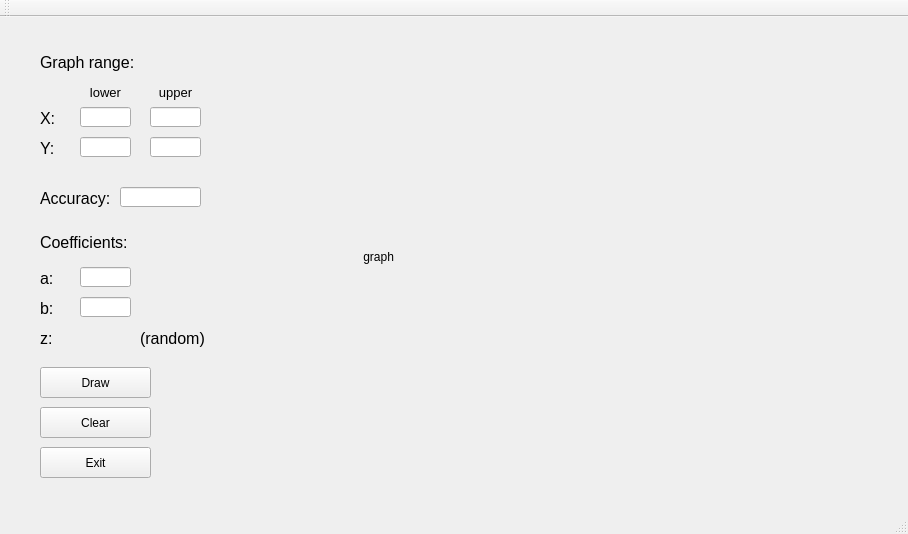
<?xml version="1.0" encoding="UTF-8"?>
<ui version="4.0">
 <class>MainWindow</class>
 <widget class="QMainWindow" name="MainWindow">
  <property name="geometry">
   <rect>
    <x>0</x>
    <y>0</y>
    <width>908</width>
    <height>534</height>
   </rect>
  </property>
  <property name="windowTitle">
   <string>MainWindow</string>
  </property>
  <widget class="QWidget" name="centralWidget">
   <widget class="QLineEdit" name="inputLeftX">
    <property name="geometry">
     <rect>
      <x>80</x>
      <y>90</y>
      <width>51</width>
      <height>20</height>
     </rect>
    </property>
   </widget>
   <widget class="QLineEdit" name="inputRightX">
    <property name="geometry">
     <rect>
      <x>150</x>
      <y>90</y>
      <width>51</width>
      <height>20</height>
     </rect>
    </property>
   </widget>
   <widget class="QLabel" name="label">
    <property name="geometry">
     <rect>
      <x>40</x>
      <y>30</y>
      <width>121</width>
      <height>31</height>
     </rect>
    </property>
    <property name="font">
     <font>
      <pointsize>12</pointsize>
     </font>
    </property>
    <property name="text">
     <string>Graph range:</string>
    </property>
    <property name="alignment">
     <set>Qt::AlignLeading|Qt::AlignLeft|Qt::AlignVCenter</set>
    </property>
   </widget>
   <widget class="QLabel" name="label_2">
    <property name="geometry">
     <rect>
      <x>40</x>
      <y>80</y>
      <width>31</width>
      <height>31</height>
     </rect>
    </property>
    <property name="font">
     <font>
      <pointsize>12</pointsize>
     </font>
    </property>
    <property name="text">
     <string>X:</string>
    </property>
    <property name="alignment">
     <set>Qt::AlignBottom|Qt::AlignLeading|Qt::AlignLeft</set>
    </property>
   </widget>
   <widget class="QLabel" name="label_3">
    <property name="geometry">
     <rect>
      <x>80</x>
      <y>60</y>
      <width>51</width>
      <height>31</height>
     </rect>
    </property>
    <property name="font">
     <font>
      <pointsize>10</pointsize>
     </font>
    </property>
    <property name="text">
     <string>lower</string>
    </property>
    <property name="alignment">
     <set>Qt::AlignCenter</set>
    </property>
   </widget>
   <widget class="QLabel" name="label_4">
    <property name="geometry">
     <rect>
      <x>150</x>
      <y>60</y>
      <width>51</width>
      <height>31</height>
     </rect>
    </property>
    <property name="font">
     <font>
      <pointsize>10</pointsize>
     </font>
    </property>
    <property name="text">
     <string>upper</string>
    </property>
    <property name="alignment">
     <set>Qt::AlignCenter</set>
    </property>
   </widget>
   <widget class="QLineEdit" name="inputRightY">
    <property name="geometry">
     <rect>
      <x>150</x>
      <y>120</y>
      <width>51</width>
      <height>20</height>
     </rect>
    </property>
   </widget>
   <widget class="QLabel" name="label_5">
    <property name="geometry">
     <rect>
      <x>40</x>
      <y>110</y>
      <width>31</width>
      <height>31</height>
     </rect>
    </property>
    <property name="font">
     <font>
      <pointsize>12</pointsize>
     </font>
    </property>
    <property name="text">
     <string>Y:</string>
    </property>
    <property name="alignment">
     <set>Qt::AlignBottom|Qt::AlignLeading|Qt::AlignLeft</set>
    </property>
   </widget>
   <widget class="QLineEdit" name="inputLeftY">
    <property name="geometry">
     <rect>
      <x>80</x>
      <y>120</y>
      <width>51</width>
      <height>20</height>
     </rect>
    </property>
   </widget>
   <widget class="QLabel" name="label_6">
    <property name="geometry">
     <rect>
      <x>40</x>
      <y>160</y>
      <width>71</width>
      <height>31</height>
     </rect>
    </property>
    <property name="font">
     <font>
      <pointsize>12</pointsize>
     </font>
    </property>
    <property name="text">
     <string>Accuracy:</string>
    </property>
    <property name="alignment">
     <set>Qt::AlignBottom|Qt::AlignLeading|Qt::AlignLeft</set>
    </property>
   </widget>
   <widget class="QLineEdit" name="inputAccuracy">
    <property name="geometry">
     <rect>
      <x>120</x>
      <y>170</y>
      <width>81</width>
      <height>20</height>
     </rect>
    </property>
   </widget>
   <widget class="QLabel" name="label_7">
    <property name="geometry">
     <rect>
      <x>40</x>
      <y>270</y>
      <width>31</width>
      <height>31</height>
     </rect>
    </property>
    <property name="font">
     <font>
      <pointsize>12</pointsize>
     </font>
    </property>
    <property name="text">
     <string>b:</string>
    </property>
    <property name="alignment">
     <set>Qt::AlignBottom|Qt::AlignLeading|Qt::AlignLeft</set>
    </property>
   </widget>
   <widget class="QLabel" name="label_8">
    <property name="geometry">
     <rect>
      <x>40</x>
      <y>240</y>
      <width>31</width>
      <height>31</height>
     </rect>
    </property>
    <property name="font">
     <font>
      <pointsize>12</pointsize>
     </font>
    </property>
    <property name="text">
     <string>a:</string>
    </property>
    <property name="alignment">
     <set>Qt::AlignBottom|Qt::AlignLeading|Qt::AlignLeft</set>
    </property>
   </widget>
   <widget class="QLineEdit" name="InputB">
    <property name="geometry">
     <rect>
      <x>80</x>
      <y>280</y>
      <width>51</width>
      <height>20</height>
     </rect>
    </property>
   </widget>
   <widget class="QLineEdit" name="inputA">
    <property name="geometry">
     <rect>
      <x>80</x>
      <y>250</y>
      <width>51</width>
      <height>20</height>
     </rect>
    </property>
   </widget>
   <widget class="QLabel" name="label_9">
    <property name="geometry">
     <rect>
      <x>40</x>
      <y>300</y>
      <width>31</width>
      <height>31</height>
     </rect>
    </property>
    <property name="font">
     <font>
      <pointsize>12</pointsize>
     </font>
    </property>
    <property name="text">
     <string>z:</string>
    </property>
    <property name="alignment">
     <set>Qt::AlignBottom|Qt::AlignLeading|Qt::AlignLeft</set>
    </property>
   </widget>
   <widget class="QLabel" name="label_10">
    <property name="geometry">
     <rect>
      <x>40</x>
      <y>210</y>
      <width>121</width>
      <height>31</height>
     </rect>
    </property>
    <property name="font">
     <font>
      <pointsize>12</pointsize>
     </font>
    </property>
    <property name="text">
     <string>Coefficients:</string>
    </property>
    <property name="alignment">
     <set>Qt::AlignLeading|Qt::AlignLeft|Qt::AlignVCenter</set>
    </property>
   </widget>
   <widget class="QPushButton" name="draw">
    <property name="geometry">
     <rect>
      <x>40</x>
      <y>350</y>
      <width>111</width>
      <height>31</height>
     </rect>
    </property>
    <property name="text">
     <string>Draw</string>
    </property>
   </widget>
   <widget class="QPushButton" name="clear">
    <property name="geometry">
     <rect>
      <x>40</x>
      <y>390</y>
      <width>111</width>
      <height>31</height>
     </rect>
    </property>
    <property name="text">
     <string>Clear</string>
    </property>
   </widget>
   <widget class="QPushButton" name="exit">
    <property name="geometry">
     <rect>
      <x>40</x>
      <y>430</y>
      <width>111</width>
      <height>31</height>
     </rect>
    </property>
    <property name="text">
     <string>Exit</string>
    </property>
   </widget>
   <widget class="QLabel" name="outputGraph">
    <property name="geometry">
     <rect>
      <x>330</x>
      <y>70</y>
      <width>540</width>
      <height>340</height>
     </rect>
    </property>
    <property name="text">
     <string>          graph</string>
    </property>
   </widget>
   <widget class="QLabel" name="z_out">
    <property name="geometry">
     <rect>
      <x>80</x>
      <y>310</y>
      <width>51</width>
      <height>21</height>
     </rect>
    </property>
    <property name="font">
     <font>
      <pointsize>12</pointsize>
     </font>
    </property>
    <property name="text">
     <string/>
    </property>
    <property name="alignment">
     <set>Qt::AlignBottom|Qt::AlignLeading|Qt::AlignLeft</set>
    </property>
   </widget>
   <widget class="QLabel" name="label_11">
    <property name="geometry">
     <rect>
      <x>140</x>
      <y>300</y>
      <width>71</width>
      <height>31</height>
     </rect>
    </property>
    <property name="font">
     <font>
      <pointsize>12</pointsize>
     </font>
    </property>
    <property name="text">
     <string>(random)</string>
    </property>
    <property name="alignment">
     <set>Qt::AlignBottom|Qt::AlignLeading|Qt::AlignLeft</set>
    </property>
   </widget>
  </widget>
  <widget class="QMenuBar" name="menuBar">
   <property name="geometry">
    <rect>
     <x>0</x>
     <y>0</y>
     <width>908</width>
     <height>21</height>
    </rect>
   </property>
  </widget>
  <widget class="QToolBar" name="mainToolBar">
   <attribute name="toolBarArea">
    <enum>TopToolBarArea</enum>
   </attribute>
   <attribute name="toolBarBreak">
    <bool>false</bool>
   </attribute>
  </widget>
  <widget class="QStatusBar" name="statusBar"/>
 </widget>
 <layoutdefault spacing="6" margin="11"/>
 <resources/>
 <connections/>
</ui>
